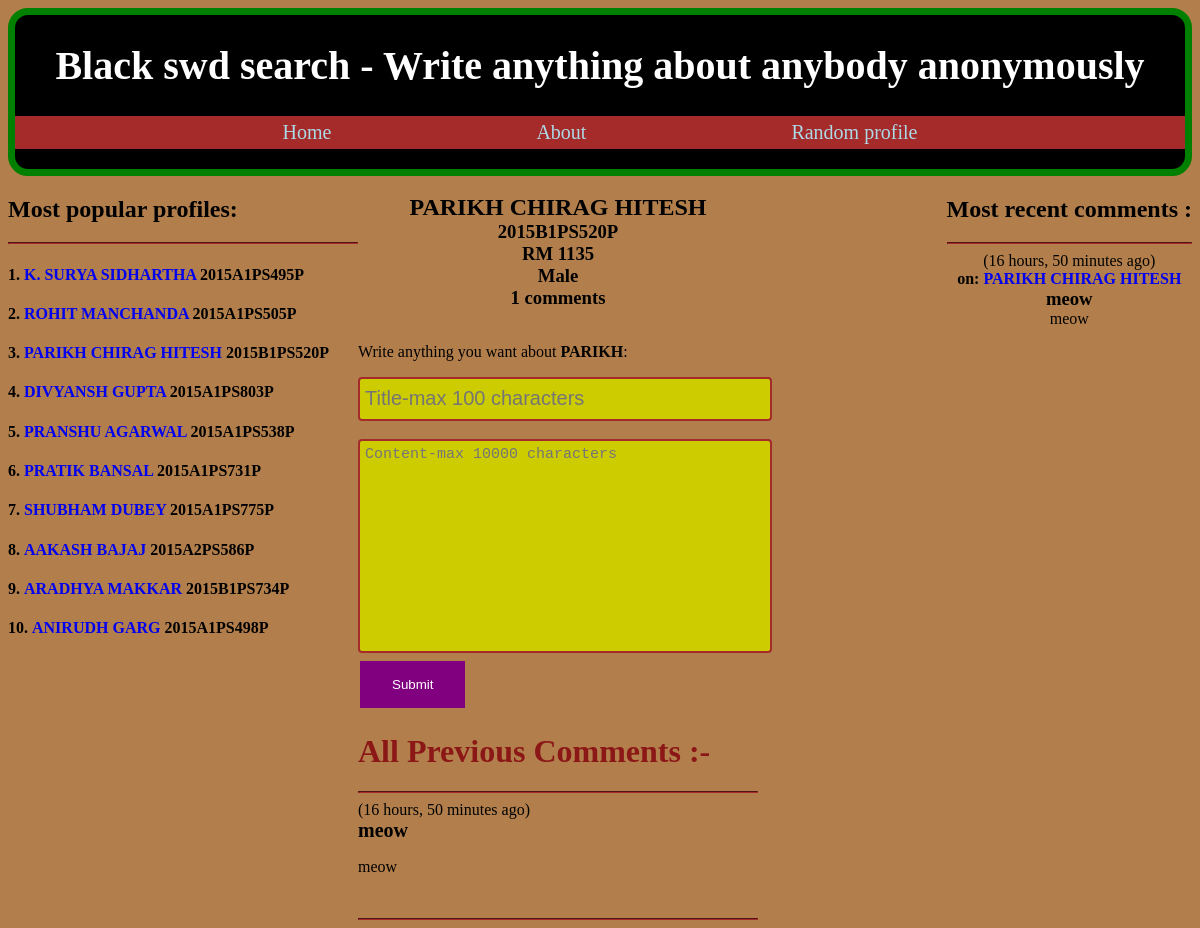
Page /2015B1PS520P on the committed database.
### mainapp/models.py (models this page shows, shortened)
class Student(models.Model):
    name = models.CharField(max_length=128)
    room = models.IntegerField()
    idno = models.CharField(max_length=20)
    hostel = models.CharField(max_length=10)
    sex = models.BooleanField()
    views = models.IntegerField(default=0)
    number_of_comments = models.IntegerField(default=0)

class Comment(models.Model):
    student = models.ForeignKey(Student)
    title = models.TextField()
    content = models.TextField()
    created = models.DateTimeField(auto_now_add=True)
    def short_content(self):
        if len(self.content)>50:
            return self.content[0:50]+'...'
        else:
            return self.content
    def short_title(self):
        if len(self.title)>50:
            return self.title[0:50]+'...'
        else:
            return self.title

### mainapp/views.py (the view, shortened to what this page needs)
# urls.py: url(r'([\w]+)',views.profile),
def profile(request,meow):
    errors=[]
    student = get_object_or_404(Student,idno=meow)
    student.views+=1
    student.save()
    first=''
    for i in student.name:
        if i==' ':
            break
        else:
            first+=i
    comments = Comment.objects.filter(student=student).order_by('-created')
    n=len(comments)
    recent_comments = Comment.objects.all().order_by('-created')[0:10]
    top_profiles = Student.objects.all().order_by('-views')[0:10]
    dick = {'student':student,
    'first':first,
    'comments':comments,
    'n':n,
    'errors':errors,
    'recent_comments':recent_comments,
    'top_profiles':top_profiles
    }
    return render(request,'profile.html',dick)

### templates/profile.html (shortened to what this page needs)
<!DOCTYPE html>
<head>
</head>
<body>
  <header>
    <h1>Black swd search - Write anything about anybody anonymously</h1>
<ul id="ul">
<li id="li"><a href="/" id="meow">Home</a></li>
<li id="li"><a href="/about" id="meow">About</a></li>
<li id="li"><a href="/random" id="meow">Random profile</a></li>
</ul>
  </header>
  <div class="popular_profiles">
  <h2>Most popular profiles: </h2>
  <hr style="border-color:brown;" >
  <ol class="test">
  {% for profile in top_profiles %}
  <h4><li id="test"><a href="/{{profile.idno}}">{{profile.name}}</a> {{profile.idno}} </li></h4>
  {% endfor %}
  </ol>
  </div>
<div class="profile_specific_stuff">
<br>
<h2 style="margin:0 ;text-align:center" >{{student.name}}</h2>
<h3 style="margin:0 ;text-align:center" >{{student.idno}}</h3>
<h3 style="margin:0 ;text-align:center" >{{student.hostel}} {{student.room}}</h3>
<h3 style="margin:0 ;text-align:center" >{%if student.sex%} Male {%else%}Female {%endif%}</h3>
<h3 style="margin:0 ;text-align:center" >{{n}} comments</h3>
<br>
<p>Write anything you want about <b>{{first}}</b>: </p>
<form method='POST' autocomplete="off">
  <input style="width:100%;height:30px;font-size:20px;padding: 5px 5px; border: 2px solid brown;
  border-radius: 4px;background-color:#CCCC00;"type="text" required name="title" maxlength="100" placeholder="Title-max 100 characters">
  <br><br>
  <textarea style="width:100%;height:200px;font-size:15px;padding: 5px 5px;border: 2px solid brown;
  border-radius: 4px;background-color:#CCCC00;resize:none;" required maxlength="10000" name="content" placeholder="Content-max 10000 characters"></textarea>
  <br>
    <input type="submit" style="
    background-color: purple;
    border: none;
    color: white;
    padding: 16px 32px;
    text-decoration: none;
    margin: 4px 2px;
    cursor: pointer;
  "><br>
</form>
<h1 style="color:#8C1717"> All Previous Comments :- </h1><hr style="border-color:brown">
{% for i in comments %}
({{i.created|timesince}} ago)
<p style="font-size:20px; margin:0"><b>{{i.title}} </b></p>
  <p>{{i.content|linebreaks}}</p><br><hr style="border-color:brown">
  {% endfor %}
</div>
<div class="recent_comments">
<h2>Most recent comments : </h2>
<hr style="border-color:brown">
{% for comment in recent_comments %}
({{comment.created|timesince}} ago)<br>
<b>on: <a href="/{{comment.student.idno}}">{{comment.student.name}}</a></b>
<h3 style="margin:0">{{comment.short_title}} </h3>
{{comment.short_content}} <br><br>
<br>
{% endfor %}
</div>
</body>

### templates/profile.html (style rules this page uses)
body { background: #b27f4c; }
header { text-align: center; background: black; color: white; font-size: 20px; margin:0px; border: 7px solid green; border-radius: 20px; }
#meow { color:#ADD8E6; }
a { text-decoration: none; }
#ul { padding:5px; background:brown; }
#li { display:inline; padding:0px 100px 0px 100px; }
div { display: inline; }
.popular_profiles { float:left; width:350px; }
.recent_comments { float:right; text-align: center; }
.profile_specific_stuff { float:left; width:400px; word-wrap:break-word; }
.test { list-style-position: inside; padding-left:0; }

### rows in the picture
Student: name "K. SURYA SIDHARTHA", idno "2015A1PS495P"
Student: name "ROHIT MANCHANDA", idno "2015A1PS505P"
Student: name "PARIKH CHIRAG HITESH", idno "2015B1PS520P", hostel "RM", room "1135"
Student: name "DIVYANSH GUPTA", idno "2015A1PS803P"
Student: name "PRANSHU AGARWAL", idno "2015A1PS538P"
Student: name "PRATIK BANSAL", idno "2015A1PS731P"
Student: name "SHUBHAM DUBEY", idno "2015A1PS775P"
Student: name "AAKASH BAJAJ", idno "2015A2PS586P"
Student: name "ARADHYA MAKKAR", idno "2015B1PS734P"
Student: name "ANIRUDH GARG", idno "2015A1PS498P"
Comment: created "16 hours, 50 minutes", title "meow", content "meow", student.name "PARIKH CHIRAG HITESH", short_title "meow", short_content "meow"

### other values in the picture
{{ n }} "1"
{{ first }} "PARIKH"
